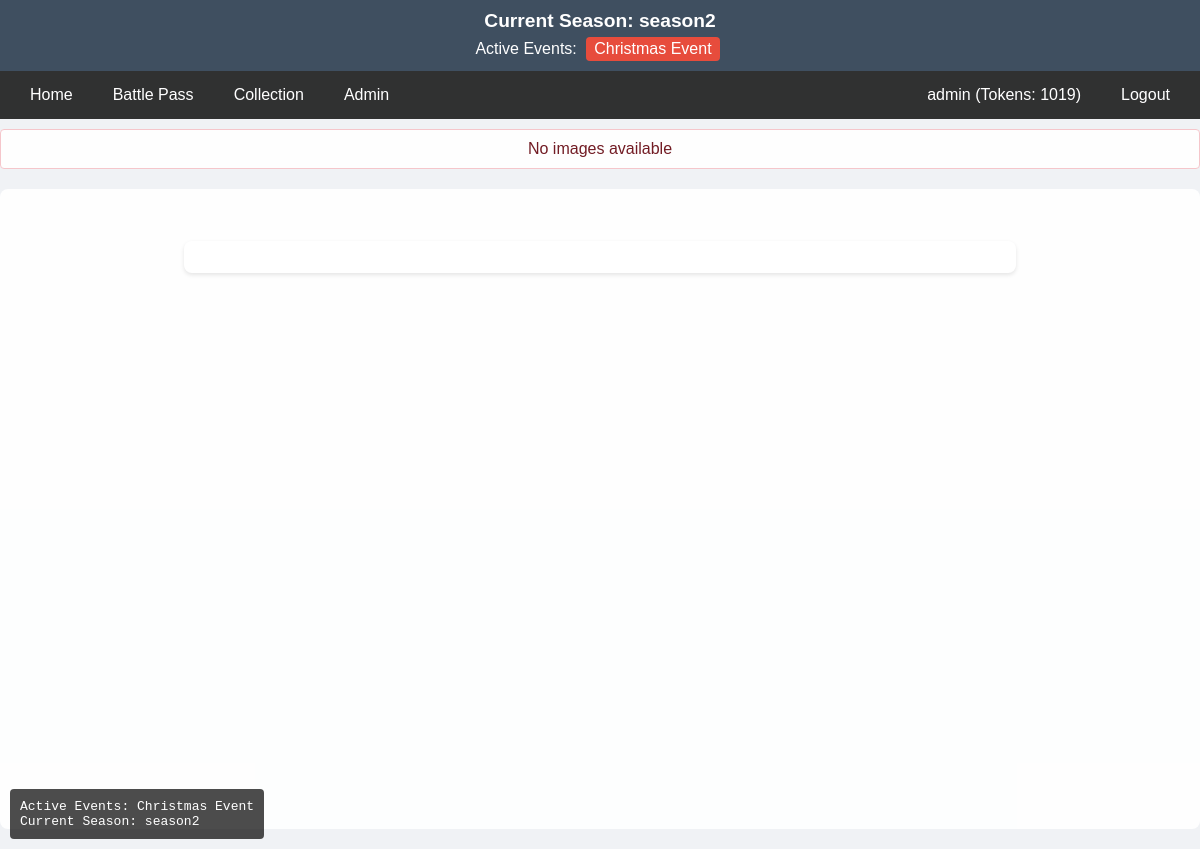
Screenshot of / (signed in) with the database file from the repository.
### index.py (models this page shows, shortened)
class Event(db.Model):
    id = db.Column(db.Integer, primary_key=True)
    name = db.Column(db.String(80), nullable=False)
    is_enabled = db.Column(db.Boolean, default=True)
    start_date = db.Column(db.DateTime, nullable=False)
    end_date = db.Column(db.DateTime)

class Season(db.Model):
    id = db.Column(db.Integer, primary_key=True)
    name = db.Column(db.String(80), nullable=False)
    is_current = db.Column(db.Boolean, default=False)
    is_enabled = db.Column(db.Boolean, default=True)
    start_date = db.Column(db.DateTime, nullable=False)
    end_date = db.Column(db.DateTime)

class User(UserMixin, db.Model):
    id = db.Column(db.Integer, primary_key=True)
    username = db.Column(db.String(80), unique=True, nullable=False)
    password_hash = db.Column(db.String(120), nullable=False)
    is_admin = db.Column(db.Boolean, default=False)
    viewed_images = db.Column(db.Text, default='')
    tokens = db.Column(db.Integer, default=0)

### index.py (the view, shortened to what this page needs)
@app.route('/')
@login_required
def index():
    if not current_user.is_authenticated:
        return redirect(url_for('login'))
    current_season = get_current_season()
    active_events = get_active_events()
    images_root = 'images'
    available_images = []
    if os.path.exists(images_root):
        enabled_seasons = Season.query.filter_by(is_enabled=True).all()
        enabled_season_names = [season.name for season in enabled_seasons]
        enabled_events = Event.query.filter_by(is_enabled=True).all()
        enabled_event_names = [event.name for event in enabled_events]
        enabled_folders = enabled_season_names + enabled_event_names
        print(f"Enabled folders: {enabled_folders}")  # Debug print
        for folder in os.listdir(images_root):
            folder_path = os.path.join(images_root, folder)
    if not available_images:
        flash('No images available')
        return render_template('index.html',
                             image=None,
                             user=current_user,
                             current_season=current_season,
                             active_events=active_events,
                             season=current_season.name if current_season else None)

### index.py (called while the page is built, shortened)
@login_manager.user_loader
def load_user(user_id):
    return User.query.get(int(user_id))

def get_current_season():
    current_season = Season.query.filter_by(is_current=True).first()
    return current_season

def get_active_events():
    current_time = datetime.now()
    return Event.query.filter(
        Event.is_enabled == True,
        Event.start_date <= current_time,
        (Event.end_date >= current_time) | (Event.end_date == None)
    ).all()

### templates/index.html (shortened to what this page needs)
{% extends "base.html" %}
{% block content %}
<div class="card">
</div>
{% endblock %}

### templates/base.html (shortened to what this page needs)
<!DOCTYPE html>
<html>
<head>
    <link rel="stylesheet" href="{{ url_for('static', filename='style.css') }}">
</head>
<body>
    {% if current_user.is_admin %}
    <div class="debug-info">
        Active Events:
        {% for event in active_events %}
            {{ event.name }}{% if not loop.last %}, {% endif %}
        {% endfor %}
        <br>
        Current Season: {{ season }}
    </div>
    {% endif %}
    <div class="header">
        {% if current_season %}
        <div class="season-banner">
            Current Season: {{ current_season.name }}
        </div>
        {% endif %}
        {% if active_events %}
        <div class="event-banner">
            Active Events:
            {% for event in active_events %}
            <span class="event-tag">{{ event.name }}</span>
            {% endfor %}
        </div>
        {% endif %}
    </div>
    <nav>
        <div class="nav-left">
            <a href="{{ url_for('index') }}">Home</a>
            <a href="{{ url_for('battlepass') }}">Battle Pass</a>
            {% if current_user.is_authenticated %}
            <a href="{{ url_for('collection') }}">Collection</a>
            {% endif %}
            {% if current_user.is_admin %}
            <a href="{{ url_for('admin') }}">Admin</a>
            {% endif %}
        </div>
        <div class="nav-right">
            {% if current_user.is_authenticated %}
            <span class="user-info">
                {{ current_user.username }}
                (Tokens: {{ current_user.tokens }})
            </span>
            <a href="{{ url_for('logout') }}">Logout</a>
            {% else %}
            <a href="{{ url_for('login') }}">Login</a>
            <a href="{{ url_for('register') }}">Register</a>
            {% endif %}
        </div>
    </nav>
    {% with messages = get_flashed_messages() %}
        {% if messages %}
            {% for message in messages %}
            <div class="flash">{{ message }}</div>
            {% endfor %}
        {% endif %}
    {% endwith %}
    <div class="content-container">
        {% block content %}{% endblock %}
    </div>
</body>
</html>

### static/style.css (style rules this page uses)
nav { display: flex; justify-content: space-between; align-items: center; padding: 1rem; background-color: #333; color: white; }
nav a { color: white; text-decoration: none; padding: 0.5rem 1rem; }
.nav-left { display: flex; gap: 1rem; }
.nav-right { display: flex; gap: 1rem; align-items: center; }
.card { max-width: 800px; margin: 2rem auto; padding: 1rem; background-color: white; border-radius: 8px; box-shadow: 0 2px 4px rgba(0,0,0,0.1); }
.flash { padding: 1rem; margin: 1rem 0; background-color: #f8d7da; color: #721c24; border: 1px solid #f5c6cb; border-radius: 4px; text-align: center; }
body { margin: 0; padding: 0; font-family: Arial, sans-serif; background-color: #f0f2f5; }

### rows the page displays
Event: name "Christmas Event"
Season: name "season2"
User: username "admin", tokens "1019"

### other values shown
{{ message }} "No images available"
